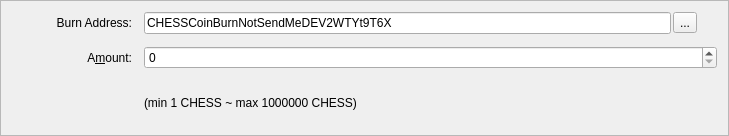
<?xml version="1.0" encoding="UTF-8"?>
<ui version="4.0">
 <class>BurnCoinsEntry</class>
 <widget class="QFrame" name="BurnCoinsEntry">
  <property name="geometry">
   <rect>
    <x>0</x>
    <y>0</y>
    <width>729</width>
    <height>136</height>
   </rect>
  </property>
  <property name="windowTitle">
   <string>Form</string>
  </property>
  <property name="frameShape">
   <enum>QFrame::StyledPanel</enum>
  </property>
  <property name="frameShadow">
   <enum>QFrame::Sunken</enum>
  </property>
  <layout class="QGridLayout" name="gridLayout" columnstretch="0,0,0">
   <property name="spacing">
    <number>12</number>
   </property>
   <item row="0" column="1" colspan="2">
    <layout class="QHBoxLayout" name="horizontalLayout">
     <property name="spacing">
      <number>2</number>
     </property>
     <item>
      <widget class="QLineEdit" name="burnAddress">
       <property name="focusPolicy">
        <enum>Qt::NoFocus</enum>
       </property>
       <property name="text">
        <string>CHESSCoinBurnNotSendMeDEV2WTYt9T6X</string>
       </property>
       <property name="readOnly">
        <bool>true</bool>
       </property>
      </widget>
     </item>
     <item>
      <widget class="QToolButton" name="copyButton">
       <property name="toolTip">
        <string>Copy burn address</string>
       </property>
       <property name="text">
        <string>...</string>
       </property>
       <property name="icon">
        <iconset resource="../bitcoin.qrc">
         <normaloff>:/icons/editcopy</normaloff>:/icons/editcopy</iconset>
       </property>
      </widget>
     </item>
     <item>
      <spacer name="horizontalSpacer">
       <property name="orientation">
        <enum>Qt::Horizontal</enum>
       </property>
       <property name="sizeType">
        <enum>QSizePolicy::Fixed</enum>
       </property>
       <property name="sizeHint" stdset="0">
        <size>
         <width>20</width>
         <height>20</height>
        </size>
       </property>
      </spacer>
     </item>
    </layout>
   </item>
   <item row="3" column="0">
    <widget class="QLabel" name="label">
     <property name="text">
      <string>A&amp;mount:</string>
     </property>
     <property name="alignment">
      <set>Qt::AlignRight|Qt::AlignTrailing|Qt::AlignVCenter</set>
     </property>
     <property name="buddy">
      <cstring>payAmount</cstring>
     </property>
    </widget>
   </item>
   <item row="3" column="1" colspan="2">
    <widget class="BitcoinAmountField" name="payAmount"/>
   </item>
   <item row="0" column="0">
    <widget class="QLabel" name="label_3">
     <property name="maximumSize">
      <size>
       <width>120</width>
       <height>16777215</height>
      </size>
     </property>
     <property name="text">
      <string>Burn Address:</string>
     </property>
     <property name="alignment">
      <set>Qt::AlignRight|Qt::AlignTrailing|Qt::AlignVCenter</set>
     </property>
    </widget>
   </item>
   <item row="4" column="1" colspan="2">
    <widget class="QLabel" name="label_2">
     <property name="text">
      <string>(min 1 CHESS ~ max 1000000 CHESS)</string>
     </property>
    </widget>
   </item>
  </layout>
 </widget>
 <customwidgets>
  <customwidget>
   <class>BitcoinAmountField</class>
   <extends>QSpinBox</extends>
   <header>bitcoinamountfield.h</header>
   <container>1</container>
  </customwidget>
 </customwidgets>
 <resources>
  <include location="../bitcoin.qrc"/>
 </resources>
 <connections/>
</ui>
